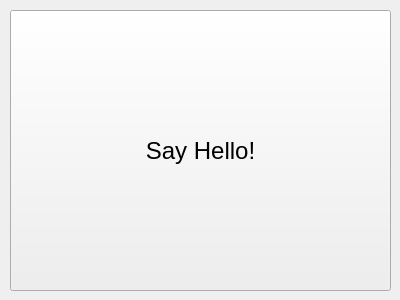
<?xml version="1.0" encoding="UTF-8"?>
<ui version="4.0">
 <class>Form</class>
 <widget class="QWidget" name="Form">
  <property name="geometry">
   <rect>
    <x>0</x>
    <y>0</y>
    <width>400</width>
    <height>300</height>
   </rect>
  </property>
  <property name="windowTitle">
   <string>Form</string>
  </property>
  <widget class="QPushButton" name="hello_button">
   <property name="geometry">
    <rect>
     <x>10</x>
     <y>10</y>
     <width>381</width>
     <height>281</height>
    </rect>
   </property>
   <property name="font">
    <font>
     <pointsize>18</pointsize>
    </font>
   </property>
   <property name="text">
    <string>Say Hello!</string>
   </property>
  </widget>
 </widget>
 <resources/>
 <connections/>
</ui>
